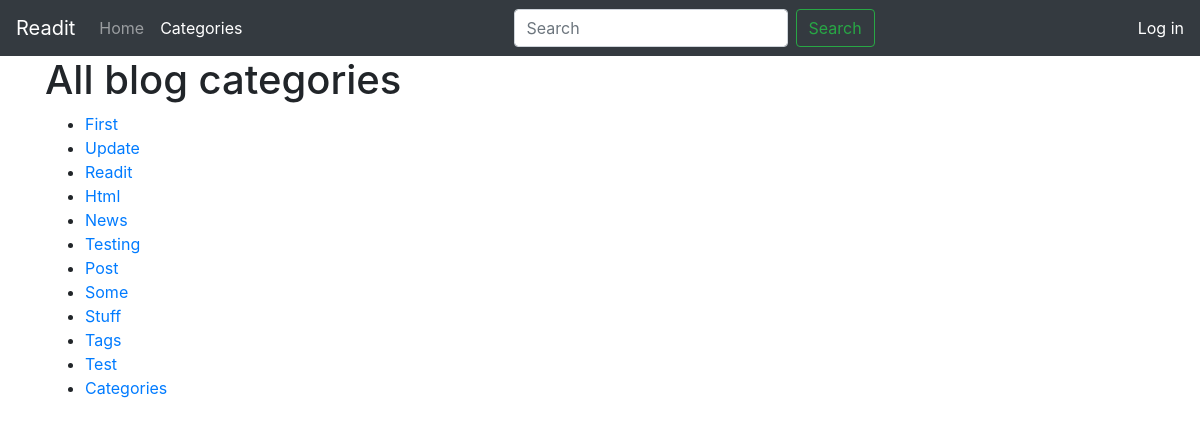
The page /blog/Categories on the database its author committed.
### blog/models.py (models this page shows, shortened)
class Category(models.Model):
    name = models.CharField(max_length=200)
    slug = models.SlugField(max_length=50)

### blog/views.py (the view)
# urls.py: path('Categories', views.CategoriesView.as_view(), name='categories'),
class CategoriesView(generic.ListView):
    template_name = 'blogs/categories.html'
    context_object_name = 'all_categories_list'
    def get_queryset(self):
        return Category.objects.all()

### blog/templates/blogs/categories.html (shortened to what this page needs)
<head>
        <link rel="stylesheet" href="https://stackpath.bootstrapcdn.com/bootstrap/4.1.3/css/bootstrap.min.css">
        <link rel="stylesheet" href="https://use.fontawesome.com/releases/v5.2.0/css/all.css">
</head>
<body>
    <nav class="navbar navbar-expand-lg navbar-dark bg-dark">
        <a class="navbar-brand" href="/blog/">Readit</a>
        <div class="collapse navbar-collapse" id="navbarNav">
            <ul class="navbar-Nav mr-auto mt-2 mt-lg-0">
                <li class="nav-item">
                    <a class="nav-link" href="/blog/">Home</a>
                </li>
                <li class="nav-item active">
                    <a class="nav-link" href="/blog/Categories">Categories</a>
                </li>
            </ul>
            <form class="form-inline mr-auto my-lg-0" method="GET" action="{% url 'blog:search' %}">
                <input class="form-control mr-sm-2" name="search" type="search" placeholder="Search" aria-label="Search">
                <button class="btn btn-outline-success my-2 my-sm-0" type="submit">Search</button>
            </form>
            <span class="navbar-text">
                {% if user.is_authenticated %}
                    Welcome, {{ user.get_username }}. <a href="{% url 'blog:profile_view' %}">Account</a>
                {% else %}
                    <a href={% url 'blog:login' %}>Log in</a>
                {% endif %}
            </span>
        </div>
    </nav>
    <div class="container">
        <h1>All blog categories</h1>
        {% if all_categories_list %}
        <ul>
            {% for category in all_categories_list %}
            <li><a href="{% url 'blog:category' category.id %}">{{ category.name|title }}</a></li>
            {% endfor %}
        </ul>
        {% else %}
            <p>No categories are available.</p>
        {% endif %}
    </div>
</body>

### rows shown on the page
Category: name "First"
Category: name "Update"
Category: name "Readit"
Category: name "Html"
Category: name "News"
Category: name "Testing"
Category: name "Post"
Category: name "Some"
Category: name "Stuff"
Category: name "Tags"
Category: name "Test"
Category: name "Categories"
